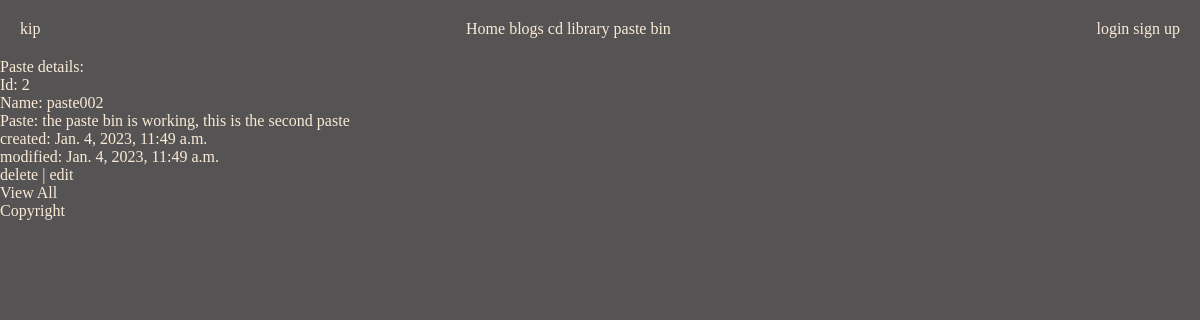
/pastebin/paste/2, run on the app's committed database.
### pastebin/models.py (models this page shows, shortened)
class Paste(models.Model):
    text = models.TextField()
    name = models.CharField(max_length=40,null=True, blank=True)
    created_at = models.DateTimeField(auto_now_add=True)
    updated_at = models.DateTimeField(auto_now=True)

### pastebin/views.py (the view)
# urls.py: path("paste/<int:pk>",PasteDetailView.as_view(),name = "pastebin_paste_detail"),
class PasteDetailView(DetailView):
    model = Paste
    template_name = "pastebin/paste_detail.html"

### templates/pastebin/paste_detail.html (shortened to what this page needs)
{% extends 'base.html' %}
{% block content %}
<label for="">Paste details:</label>
<p>
    <div>
        <label for="id">Id:</label>
        <span> {{ object.id }}</span>
    </div>
    <div>
        <label for="name">Name:</label>
        <span> {{ object.name }}</span>
    </div>
    <div>
        <label for="text">Paste:</label>
        <span>{{ object.text }}</span>
    </div>
    <div>
        <label for="created_at">created:</label>
        <span>{{ object.created_at }}</span>
    </div>
    <div>
        <label for="updated_at">modified:</label>
        <span>{{ object.updated_at }}</span>
    </div>
</p>
<p>
    <a href="{% url 'pastebin_paste_delete' object.id %}">delete</a>
    |
    <a href="{% url 'pastebin_paste_edit' object.id %}">edit</a>
</p>
<p>
    <a href="{% url 'pastebin_paste_list' %}">View All</a>
</p>
{% endblock %}

### static/navbar.css (style rules this page uses)
* { color: antiquewhite; background-color: rgb(85, 83, 83); margin: 0; padding: 0; }
a { text-decoration: none; }

### data on the page
Paste: id "2", name "paste002", text "the paste bin is working, this is the second paste", created_at "Jan. 4, 2023, 11:49 a.m.", updated_at "Jan. 4, 2023, 11:49 a.m."
